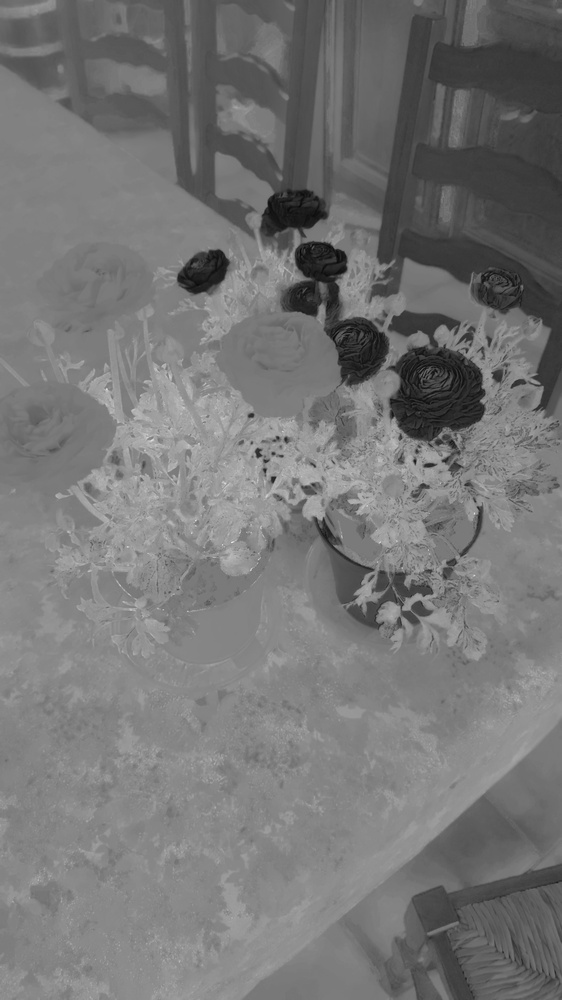
#> input picture Image-Processing/Other-Algorithms/VEG/filter_test1.jpg, 562 x 1000 px, shrunk from 3384 x 6016 before the run
$ python VEG.py VEG/filter_test1.jpg   (older library calls are emulated)
#> lines starting #> are read from the running program, lines starting #| are printed output that depends on the picture; after the words box and inside, x2 and y2 are one past the last pixel; in counts of white or black regions, pixels touching at a corner belong together
from curses import window
import cv2
import numpy as np

import sys

image_name = sys.argv[1]

image = cv2.imread(image_name)
#> image is the input picture: shape (1000, 562, 3); min 6, max 228, mean 117.5

image_blurred = cv2.medianBlur(image,5)

#Récupère les différents canneaux et le met en float pour les calculs
B = image_blurred[:, :, 0].astype(np.float32)
G = image_blurred[:, :, 1].astype(np.float32)
R = image_blurred[:, :, 2].astype(np.float32)


#Pour éviter les divisions par 0
R = np.where(R == 0, 1, R)
G = np.where(G == 0, 1, G)
B = np.where(B == 0, 1, B)

#Application VEG
a=0.667
VEG = (G/(pow(R,a)*pow(B,1-a)))

#Evite les overflow ou le négatif
VEG = np.where(VEG < 0, 0, VEG)
VEG = np.where(VEG > 255, 255, VEG)

#Repasse les valeurs en 8 bits (de 0 à 255)
VEG = VEG.astype('uint8')
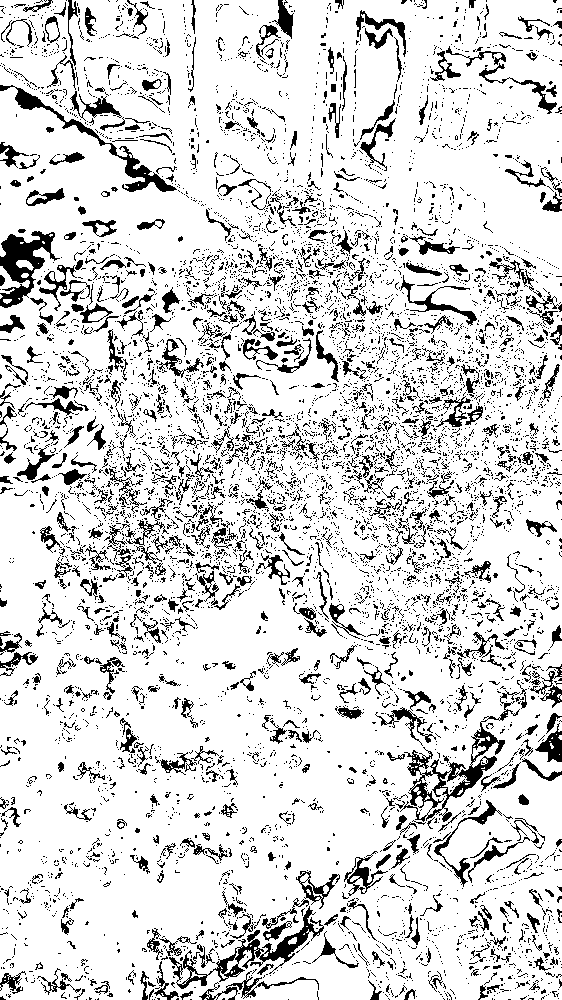
#> VEG: shape (1000, 562); values 0 (black) and 1 (white), 84.7% white; black in thin lines or dots


window = int(len(image)/8)
#> window = 125
if window%2==0:
    window=window+1

#Seuillage
ret, result = cv2.threshold(VEG, 0, 255, cv2.THRESH_BINARY + cv2.THRESH_OTSU)
#> result: shape (1000, 562); 84.7% white; black in thin lines or dots
#> ret = 0

#image_cutted = cv2.bitwise_and(image,image,mask = result)

dim = (image.shape[0],image.shape[1])
#> dim = (1000, 562)


#Contouring
contours, hierarchy = cv2.findContours(result, cv2.RETR_TREE, cv2.CHAIN_APPROX_SIMPLE)
#> contours = 14767 contours, 13601 with area under 20; largest, box (x1, y1, x2, y2) and area: (0, 0, 562, 1000) 551778, (14, 86, 178, 193) 1866, (429, 755, 498, 810) 1042, (258, 905, 325, 964) 1007, (400, 274, 478, 326) 660
img_contours = np.zeros(dim)
mask_img = cv2.drawContours(img_contours, contours, -1, (255,255,255), -1)
#> mask_img: shape (1000, 562) float64; 84.7% white; black in thin lines or dots

mask_img = cv2.normalize(src=mask_img, dst=None, alpha=0, beta=255, norm_type=cv2.NORM_MINMAX, dtype=cv2.CV_8U)

image_cutted = cv2.bitwise_and(image,image,mask=mask_img)
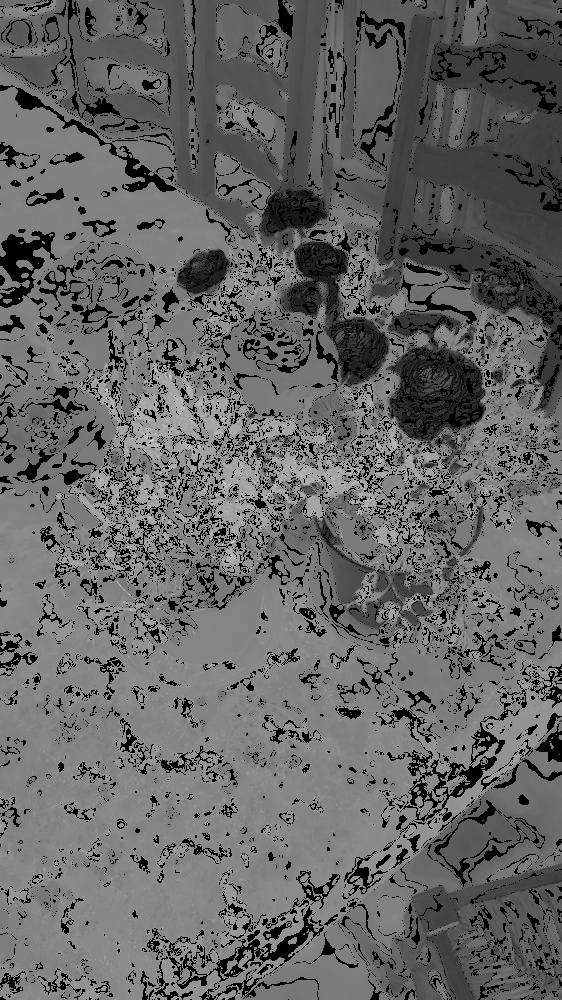
#> image_cutted: shape (1000, 562, 3); min 0, max 228, mean 98.9

#Enregistrement des images

file = "./VEG/"
cv2.imwrite(file+image_name, image)
cv2.imwrite(file+"filter_"+image_name, VEG)
cv2.imwrite(file+"masque_"+image_name, mask_img)
cv2.imwrite(file+"resultat_"+image_name, image_cutted)
